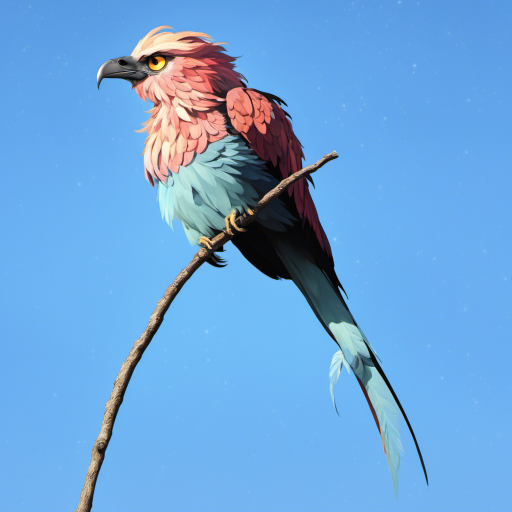
#> input picture content/generated_images/image_to_image_samples/image_to_image_02.png, 1024 x 1024 px (shown at 1/2 size)
$ jupyter execute --allow-errors bedrock_image_generation_demo.ipynb   (shell and % lines are left out)
#> lines starting #> are read from the running program, lines starting #| are printed output that depends on the picture
# Amazon Bedrock and Stability.ai Stable Diffusion XL 1.0 Video Animation Demo

In this 3-part demonstration we will learn how to use the AWS SDK for Python (Boto3) to create Generative AI images and simple video animations using [Amazon Bedrock](https://aws.amazon.com/bedrock/) and [Stability.ai](https://stability.ai/stable-image) Stable Diffusion XL 1.0 model.

1. Text-to-image
2. Image-to-image
3. Video-to-video (video-frame-frame-video)

Technologies:

- **Amazon Bedrock**: Amazon Bedrock is a fully managed service that offers a choice of high-performing foundation models (FMs) from leading AI companies like AI21 Labs, Anthropic, Cohere, Meta, Mistral AI, Stability AI, and Amazon via a single API

- **Stable Diffusion XL Model**: Stable Diffusion XL or SDXL is the latest image generation model that is tailored towards more photorealistic outputs with more detailed imagery and composition compared to previous SD models, including SD 2.1. Stable Diffusion XL is a significant advancement in image generation capabilities, offering enhanced image composition and face generation that results in stunning visuals and realistic aesthetics.

References:

- [Amazon Bedrock SDXL 1.0 Documentation](https://docs.aws.amazon.com/bedrock/latest/userguide/model-parameters-diffusion-1-0-image-image.html)
- [Stability.ai API Documentation](https://platform.stability.ai/docs/api-reference#tag/v1generation/operation/imageToImage)

## Prerequisites

### Python Environment

Create a virtual Python environment and install the required packages.

### Select New Kernel

Change the kernel for this notebook to `bedrock-venv`.

### Authenticate with Your AWS Credentials

Your method of authentication may vary depending on your environment.

[cell 1]
# Authenticate with AWS using your credentials

import os

os.environ["AWS_ACCESS_KEY_ID"] = ""
os.environ["AWS_SECRET_ACCESS_KEY"] = ""
os.environ["AWS_SESSION_TOKEN"] = ""

### Install FFmpeg

Install [FFmpeg](https://ffmpeg.org/). Directions vary depending in your OS: Mac, Linux, or Windows.

### Create Subdirectories for Content

We will use six different folders to hold our content: the source and generated images, frames, and videos. Four of the subdirectories exist in the project with samples. We will create the remaining two subdirectories. For the source and generated frames subdirectories, we will create additional subdirectories to hold each video's frames. Feel free to create additional subdirectories.

## 1. Text-to-Image Example

Let's start with a simple example of text-to-image. We will use the Boto3 Python SDK with Amazon Bedrock Stability.ai Stable Diffusion XL 1.0. We will pass in a positive and negative prompt and generate an image. The code below is a modified version of the AWS Documentation's [sample code](https://docs.aws.amazon.com/bedrock/latest/userguide/model-parameters-diffusion-1-0-text-image.html#model-parameters-diffusion-1-0-code-example).

[cell 2]
# Amazon Bedrock Model ID used throughout this notebook
# Model IDs: https://docs.aws.amazon.com/bedrock/latest/userguide/model-ids.html#model-ids-arns
MODEL_ID = "stability.stable-diffusion-xl-v1"

[cell 3]
# Location of visual contents used throughout this notebook
SOURCE_IMAGES = "./content/source_images"
SOURCE_VIDEOS = "./content/source_videos"
SOURCE_FRAMES = "./content/source_frames"

GENERATED_IMAGES = "./content/generated_images"
GENERATED_FRAMES = "./content/generated_frames"
GENERATED_VIDEOS = "./content/generated_videos"

[cell 4]
# Modified version of AWS example code: https://docs.aws.amazon.com/bedrock/latest/userguide/model-parameters-diffusion-1-0-text-image.html#model-parameters-diffusion-1-0-code-example
# Copyright Amazon.com, Inc. or its affiliates. All Rights Reserved.
# SPDX-License-Identifier: Apache-2.0
"""
Shows how to generate an image with SDXL 1.0 (on demand).
"""

import base64
import io
import json
import logging
import boto3
from PIL import Image
import time

from botocore.exceptions import ClientError


class ImageError(Exception):
    """
    Custom exception for errors returned by SDXL 1.0.
    """

    def __init__(self, message):
        self.message = message


# Set up logging for notebook environment
logger = logging.getLogger(__name__)
if logger.hasHandlers():
    logger.handlers.clear()
handler = logging.StreamHandler()
logger.addHandler(handler)
formatter = logging.Formatter("%(asctime)s - %(levelname)s - %(message)s")
handler.setFormatter(formatter)
logger.setLevel(logging.INFO)


def generate_image_from_text(model_id, body):
    """
    Generate an image using SDXL 1.0 on demand.
    Args:
        model_id (str): The model ID to use.
        body (str) : The request body to use.
    Returns:
        image_bytes (bytes): The image generated by the model.
    """

    logger.info("Generating image with SDXL model %s", model_id)

    bedrock = boto3.client(service_name="bedrock-runtime")

    accept = "application/json"
    content_type = "application/json"

    response = bedrock.invoke_model(
        body=body, modelId=model_id, accept=accept, contentType=content_type
    )
    response_body = json.loads(response.get("body").read())
    logger.info(f"Bedrock result: {response_body['result']}")

    base64_image = response_body.get("artifacts")[0].get("base64")
    base64_bytes = base64_image.encode("ascii")
    image_bytes = base64.b64decode(base64_bytes)

    finish_reason = response_body.get("artifacts")[0].get("finishReason")

    if finish_reason == "ERROR" or finish_reason == "CONTENT_FILTERED":
        raise ImageError(f"Image generation error. Error code is {finish_reason}")

    logger.info("Successfully generated image with the SDXL 1.0 model %s", model_id)

    return image_bytes


def text_to_image_request(
    model_id,
    positive_prompt,
    negative_prompt,
):
    """
    Entrypoint for SDXL example.
    Args:
        model_id (str): The model ID to use.
        positive_prompt (str): The positive prompt to use.
        negative_prompt (str): The negative prompt to use.
    """

    # Build request body
    body = json.dumps(
        {
            "text_prompts": [
                {"text": positive_prompt, "weight": 1},
                {"text": negative_prompt, "weight": -1},
            ],
            "height": 1024,
            "width": 1024,
            "cfg_scale": 12,
            "clip_guidance_preset": "NONE",
            "sampler": "K_DPMPP_2M",
            "samples": 1,
            "seed": 123456,
            "steps": 25,
            "style_preset": "fantasy-art",
        }
    )

    # Generate and save image
    try:
        image_bytes = generate_image_from_text(model_id=model_id, body=body)
        image = Image.open(io.BytesIO(image_bytes))
        epoch_time = int(time.time())
        generated_image_path = f"{GENERATED_IMAGES}/image_{epoch_time}.jpg"
        logger.info(f"Generated image: {generated_image_path}")
        image.save(generated_image_path, format="JPEG", quality=95)
    except ClientError as err:
        message = err.response["Error"]["Message"]
        logger.error("A client error occurred: %s", message)
    except ImageError as err:
        logger.error(err.message)

    else:
        logger.info(f"Finished generating image with SDXL model {model_id}.")

[cell 5]
# There is a 77-token limit for prompts for the SXDL 1.0 model

# Phoenix prompt inspiration: https://civitai.com/images/3030250
# preset style: fantasy-art, cfg_scale: 15, sampler: K_DPMPP_2M, samples: 1, seed: 72746264, steps: 25
POSITIVE_PROMPT = "mythical beast, Phoenix, big eyes, sharp beak, long flowing feathers, bright colors, outdoors, perched on branch, no_humans, fire,scenery, cinematic lighting, strong contrast, high level of detail, best quality, masterpiece, best quality, ultra-detailed, masterpiece, hires, 8k"
NEGATIVE_PROMPT = "(worst quality:1.5), (low quality:1.5), (normal quality:1.5), lowres, bad anatomy, bad hands, watermark, moles, toe, bad-picture-chill-75v, realisticvision-negative-embedding, (monochrome:1.5), (grayscale:1.5), (bad proportions:1.3)"

# Samurai prompt inspiration: https://prompthero.com/prompt/accdc184a10
# preset style: fantasy-art, cfg_scale: 15, sampler: K_DPMPP_2M, samples: 1, seed: 72746264, steps: 40
# POSITIVE_PROMPT = "digital wallpaper portrait of a samurai in black armor, highly detailed, at night, dramatic cinematic lighting, rainy, reflections in puddles, dramatic composition, emotionally profound, leaving an indelible and haunting impression on psyche, very intricate, by Milo Manara and Russ Mills"
# NEGATIVE_PROMPT = "(deformed iris, deformed pupils), text, worst quality, low quality, jpeg artifacts, ugly, duplicate, morbid, mutilated, (extra fingers:1.5), (mutated hands:1.5), poorly drawn hands, poorly drawn face, mutation, deformed, blurry, dehydrated, bad anatomy, bad proportions, extra limbs, cloned face, gross proportions, malformed limbs, missing arms, missing legs, extra arms, extra legs, (fused fingers), (too many fingers), long neck, camera, name, signature, watermark, logo, autograph, trademark, cut off, censored, bad anatomy, bad body, bad face, bad teeth, deformities, (boring, uninteresting:1.1)"

# Cat prompt inspiration: https://civitai.com/images/6826034
# No preset style, cfg_scale: 12, sampler: K_DPMPP_2M, samples: 1, seed: 72746264, steps: 25
# POSITIVE_PROMPT = "amazing quality, masterpiece, best quality, hyper detailed, ultra detailed, UHD, perfect anatomy, magic world, (kitten and fish:1.4), fish in the air, spell magic to get fresh fish as food,( fish jumping from magic book:1.3), energy flow, a full body of a cute kitten, kawaii, wearing witches robe, witches hat, holding magic book, magic book on one hand, spell magic, hkmagic, extremely detailed, glowneon, glowing"
# NEGATIVE_PROMPT = "FastNegativeV2, watermark, signature, worst quality, low quality, normal quality, lowres, simple background, inaccurate limb, extra fingers, fewer fingers, missing fingers, extra arms, (extra legs:1.3), inaccurate eyes, bad composition, bad anatomy, error, extra digit, fewer digits, cropped, low res, worst quality, low quality, normal quality, jpeg artifacts, extra digit, fewer digits, trademark, watermark, artist's name, username, signature, text, words"

# Robot prompt inspiration: https://civitai.com/images/6935869
# preset style: fantasy-art, cfg_scale: 15, sampler: K_DPMPP_2M, samples: 1, seed: 72746264, steps: 40
# POSITIVE_PROMPT = "masterpiece, best quality, cinematic film still, realistic, portrait, solo, white mecha robot, cape, science fiction, torn clothes, glowing, standing, robot joints, mecha, armor, cowboy shot, (floating cape:1.3), intense sunlight, silver dragonborn, outdoors, landscape, nature highres, 4k, 8k, intricate detail, cinematic lighting, amazing quality, wallpaper"
# NEGATIVE_PROMPT = "nipples, (low quality, worst quality:1.4), cgi, text, signature, watermark, extra limbs"

# Batman prompt inspiration: https://medium.com/phygital/top-40-useful-prompts-for-stable-diffusion-xl-008c03dd0557
# No preset style, cfg_scale: 5, sampler: K_DPMPP_2M, samples: 1, seed: 72746264, steps: 35
# POSITIVE_PROMPT = "batman, cute modern disney style, Pixar 3d portrait, ultra detailed, gorgeous, 3d zbrush, trending on dribbble, 8k render"
# NEGATIVE_PROMPT = ""

# Dragon prompt inspiration: https://civitai.com/images/7029232
# No negative prompt, preset style: anime, cfg_scale: 15, sampler: K_DPMPP_2M, samples: 1, seed: 1121313, steps: 25
# POSITIVE_PROMPT = "silk screen art, (ukiyo-e:1.1), (painted by Kim Hong-do:1.1), sharp oriental dragon, green and gold with a bit of blue, katsuhiro otomo, line art, glitch art, hergé"
# NEGATIVE_PROMPT = ""

# Autumn girl prompt inspiration: https://civitai.com/images/6840704
# v1 No negative prompt, no preset style, cfg_scale: 5, sampler: K_DPMPP_2M, samples: 1, seed: 123456, steps: 30
# v2 No negative prompt, no preset style, cfg_scale: 15, sampler: K_DPMPP_2M, samples: 1, seed: 123456, steps: 25
# POSITIVE_PROMPT = "mysterious silhouette forest woman, by Minjae Lee, Carne Griffiths, Emily Kell, Geoffroy Thoorens, Aaron Horkey, Jordan Grimmer, Greg Rutkowski, amazing depth, masterwork, surreal, geometric patterns, intricately detailed, bokeh, perfect balanced, deep fine borders, artistic photorealism , smooth, great masterwork by head of prompt engineering"
# NEGATIVE_PROMPT = "boring,text,signature,logo,watermark,low quality, bad quality, loose artifacts, grainy, blurry, long neck, closed eyes, face jewellery"

text_to_image_request(
    MODEL_ID,
    POSITIVE_PROMPT,
    NEGATIVE_PROMPT,
)
#> (the call stopped at in generate_image_from_text, `bedrock = boto3.client(service_name="bedrock-runtime")`: boto3 is not available in this run)

[cell 6]
# Display an example of a generated image

from PIL import Image
from IPython.display import display

SOURCE_IMAGE = f"{GENERATED_IMAGES}/text_to_image_samples/phoenix_1.jpg"
#> (the rest of this cell did not finish here and is left out)

## 2. Image-to-Image Example

Let's start with a simple example of image-to-image using a single image. We will use the Boto3 Python SDK with Amazon Bedrock Stability.ai Stable Diffusion XL 1.0. We will pass in a positive and negative prompt along with a source image and using those, generate a new image.

[cell 7]
# Image: African Lilac-breasted roller
# Image source: https://unsplash.com/photos/blue-and-brown-bird-facing-sideways-aXe4Ufe3IV4
# Source image has been cropped to 3456 × 3456 pixels and brightened

SOURCE_IMAGE = f"{SOURCE_IMAGES}/image_samples/bird_cropped.jpg"
#> (the rest of this cell did not finish here and is left out)

[cell 8]
# Modified version of AWS example code: https://docs.aws.amazon.com/bedrock/latest/userguide/model-parameters-diffusion-1-0-image-image.html#model-parameters-diffusion-1-0-image-image-code-example
# Copyright Amazon.com, Inc. or its affiliates. All Rights Reserved.
# SPDX-License-Identifier: Apache-2.0
"""
Shows how to generate an image from a reference image with SDXL 1.0 (on demand).
"""

import base64
import io
from enum import Enum, unique
import json
import logging
import boto3
from PIL import Image
import time

from botocore.exceptions import ClientError


class ImageToImageRequest:
    """
    Class for handling image to image request parameters.
    """

    def __init__(
        self,
        image_width,
        image_height,
        positive_prompt,
        negative_prompt,
        init_image_mode="IMAGE_STRENGTH",
        image_strength=0.5,
        cfg_scale=7,
        clip_guidance_preset="SLOWER",
        sampler="K_DPMPP_2M",
        samples=1,
        seed=1,
        steps=30,
        style_preset="photographic",
        extras=None,
    ):
        self.image_width = image_width
        self.image_height = image_height
        self.positive_prompt = positive_prompt
        self.negative_prompt = negative_prompt
        self.init_image_mode = init_image_mode
        self.image_strength = image_strength
        self.cfg_scale = cfg_scale
        self.clip_guidance_preset = clip_guidance_preset
        self.sampler = sampler
        self.samples = samples
        self.seed = seed
        self.steps = steps
        self.style_preset = style_preset
        self.extras = extras


@unique
class StylesPresets(Enum):
    """
    Enumerator for SDXL style presets.
    """

    THREE_D_MODEL = "3d-model"
    ANALOG_FILM = "analog-film"
    ANIME = "anime"
    CINEMATIC = "cinematic"
    COMIC_BOOK = "comic-book"
    DIGITAL_ART = "digital-art"
    ENHANCE = "enhance"
    FANTASY_ART = "fantasy-art"
    ISOMETRIC = "isometric"
    LINE_ART = "line-art"
    LOW_POLY = "low-poly"
    MODELING_COMPOUND = "modeling-compound"
    NEON_PUNK = "neon-punk"
    ORIGAMI = "origami"
    PHOTOGRAPHIC = "photographic"
    PIXEL_ART = "pixel-art"
    TILE_TEXTURE = "tile-texture"


class ImageError(Exception):
    """
    Custom exception for errors returned by SDXL 1.0.
    """

    def __init__(self, message):
        self.message = message


# Set up logging for notebook environment
logger = logging.getLogger(__name__)
if logger.hasHandlers():
    logger.handlers.clear()
handler = logging.StreamHandler()
logger.addHandler(handler)
formatter = logging.Formatter("%(asctime)s - %(levelname)s - %(message)s")
handler.setFormatter(formatter)
logger.setLevel(logging.INFO)


# [35 lines left out: function generate_image_from_image, not called in this run]


def image_to_image_request(
    imageToImageRequest,
    source_image,
    generated_images,
):
    """
    Entrypoint for SDXL example.
    Args:
        imageToImageRequest (ImageToImageRequest): The image to image request to use.
        generated_images (str): The directory to save the generated images to.
        source_image (str): The source image to use.
    """

    # Read source image from file and encode as base64 strings
    image = Image.open(source_image)
    new_image = image.resize(
        (imageToImageRequest.image_width, imageToImageRequest.image_height)
    )

    new_image.save(f"{source_image[:-4]}_tmp.jpg")

    with open(f"{source_image[:-4]}_tmp.jpg", "rb") as image_file:
        init_image = base64.b64encode(image_file.read()).decode("utf8")

    # Build request body
    body = json.dumps(
        {
            "text_prompts": [
                {"text": imageToImageRequest.positive_prompt, "weight": 1},
                {"text": imageToImageRequest.negative_prompt, "weight": -1},
            ],
            "init_image": init_image,
            "init_image_mode": imageToImageRequest.init_image_mode,
            "image_strength": imageToImageRequest.image_strength,
            "cfg_scale": imageToImageRequest.cfg_scale,
            "clip_guidance_preset": imageToImageRequest.clip_guidance_preset,
            "sampler": imageToImageRequest.sampler,
            "samples": imageToImageRequest.samples,
            "seed": imageToImageRequest.seed,
            "steps": imageToImageRequest.steps,
            "style_preset": imageToImageRequest.style_preset,
        }
    )

    try:
        logger.info(f"Source image: {source_image}")
        image_bytes = generate_image_from_image(model_id=MODEL_ID, body=body)
        image = Image.open(io.BytesIO(image_bytes))
        epoch_time = int(time.time())
        # generated_image_path = f"{generated_images}/image_{epoch_time}.jpg"
        generated_image_path = f"{generated_images}/image_{epoch_time}_{imageToImageRequest.seed}_{imageToImageRequest.sampler}_{imageToImageRequest.image_strength}_{imageToImageRequest.cfg_scale}_{imageToImageRequest.steps}_{imageToImageRequest.style_preset}.jpg"
        logger.info(f"Generated image: {generated_image_path}")
        # https://pillow.readthedocs.io/en/stable/handbook/image-file-formats.html#png
        # image.save(generated_image_path, format="PNG", compress_level=1)
        # https://pillow.readthedocs.io/en/stable/handbook/image-file-formats.html#jpeg-saving
        image.save(generated_image_path, format="JPEG", quality=95)

    except ClientError as err:
        message = err.response["Error"]["Message"]
        logger.error("A client error occurred: %s", message)
    except ImageError as err:
        logger.error(err.message)

    else:
        logger.info(f"Finished generating image with SDXL model {MODEL_ID}.")

[cell 9]
# Image-to-image bird example: single variation

# Prompt inspiration: https://civitai.com/images/3030250
POSITIVE_PROMPT = "mythical beast, Phoenix, big eyes, sharp beak, long flowing feathers, bright colors, outdoors, perched on branch, no_humans, fire,scenery, cinematic lighting, strong contrast, high level of detail, best quality, masterpiece, best quality, ultra-detailed, masterpiece, hires, 8k"
NEGATIVE_PROMPT = "(worst quality:1.5), (low quality:1.5), (normal quality:1.5), low-res, bad anatomy, bad hands, watermark, moles, toes, (monochrome:1.5), (grayscale:1.5), (bad proportions:1.3)"

SOURCE_IMAGE = f"{SOURCE_IMAGES}/image_samples/bird_cropped.jpg"

# Maximum resolution for SDXL v1.0 is 1,048,576 pixels/frame (e.g., 1024 x 1024)
# Pixel width and height of the image to generate must be a multiple of 64

imageToImageRequest = ImageToImageRequest(
    image_width=1024,
    image_height=1024,
    positive_prompt=POSITIVE_PROMPT,
    negative_prompt=NEGATIVE_PROMPT,
    init_image_mode="IMAGE_STRENGTH",
    image_strength=0.35,
    cfg_scale=7,
    clip_guidance_preset="NONE",
    sampler="K_DPMPP_2M",
    samples=1,
    seed=72746264,
    steps=25,
    style_preset=StylesPresets.FANTASY_ART.value,
    extras=None,
)

#> (the rest of this cell did not finish here and is left out)

[cell 10]
# Image-to-image bird example: multiple variations of the same image with random seeds

import random

# Prompt inspiration: https://civitai.com/images/3030250
POSITIVE_PROMPT = "mythical beast, Phoenix, big eyes, sharp beak, long flowing feathers, bright colors, outdoors, perched on branch, no_humans, fire,scenery, cinematic lighting, strong contrast, high level of detail, best quality, masterpiece, best quality, ultra-detailed, masterpiece, hires, 8k"
NEGATIVE_PROMPT = "(worst quality:1.5), (low quality:1.5), (normal quality:1.5), low-res, bad anatomy, bad hands, watermark, moles, toes, (monochrome:1.5), (grayscale:1.5), (bad proportions:1.3)"

SOURCE_IMAGE = f"{SOURCE_IMAGES}/image_samples/bird_cropped.jpg"

# loop through ten random seeds and generate image variations
#> (the rest of this cell did not finish here and is left out)


    image_to_image_request(
        imageToImageRequest,
        SOURCE_IMAGE,
        GENERATED_IMAGES,
    )
#> `generated_image = Image.open(file_path).resize((384, 384))`:
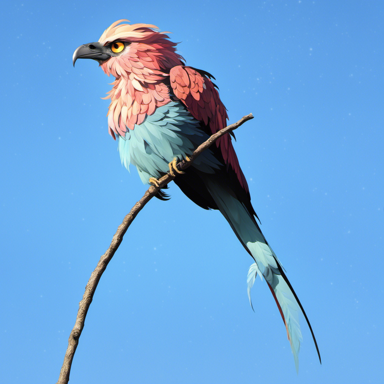
#> generated_image: PIL image 384x384 RGB; mean R, G, B 108.6, 165, 218.6
#| image_strength: 0.5
#| cfg_scale: 7
#> (the rest of the program and of its run is left out)
